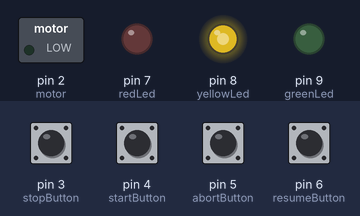
Bench run of a sketch on a simulated Arduino Uno, built with avr-gcc and run on an emulated ATmega328P. Shown: switched loads named in the sketch (green lamp = pin HIGH), output pins drawn as LEDs (lit = HIGH). Dashed ring = blinking. The inputs (shaded band) are chosen by the test bench; at power-on: pin 3 (stopButton), pin 4 (startButton), pin 5 (abortButton), pin 6 (resumeButton) LOW.

Above: at 1.2 s.
1.3 s: pin 4 (startButton) pulled HIGH for 0.15 s
At 1.6 s:
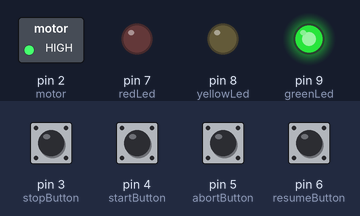
2.9 s: pin 3 (stopButton) pulled HIGH for 0.15 s
At 3.4 s:
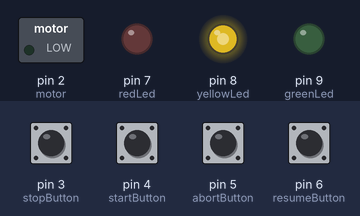
4.5 s: pin 5 (abortButton) pulled HIGH for 0.15 s
At 5.3 s:
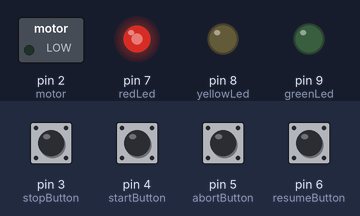
6.1 s: pin 6 (resumeButton) pulled HIGH for 0.15 s
At 6.9 s:
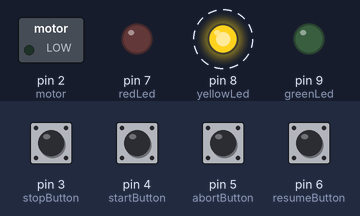
9.1 s: pin 4 (startButton) pulled HIGH for 1 s
At 10.5 s:
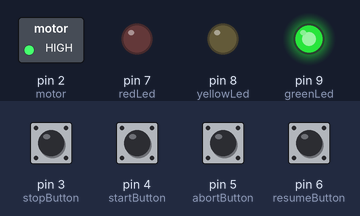
11.6 s: pin 3 (stopButton) pulled HIGH for 1 s
At 12.4 s:
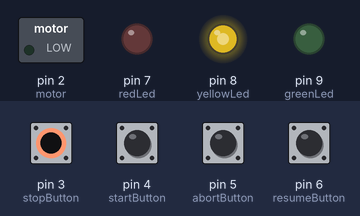
Timing chart, 0 to 14.6 s (numbered marks = the images above; inputs shaded):
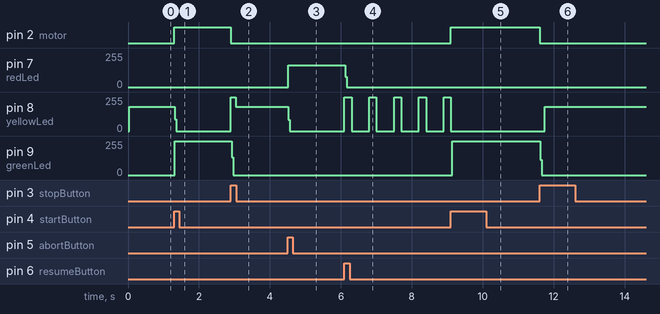

The sketch:

event.ino
```cpp
// обозначаем все пины, где подключены элементы именами
#define motor 2
#define stopButton 3
#define startButton 4
#define abortButton 5
#define resumeButton 6
#define redLed 7
#define yellowLed 8
#define greenLed 9

//таймер работы в миллисекундах (изначально 30с или 30000мс)
int workTimerMS = 30000;
// таймер моргания светодиода (в мс)
short blinkTime = 300;
// состояние, где 0 - ожидание, 1 - работа, 2 - остановка, 3 - авария
char state = 0;

void lightLED(char led) { //функция для управления светодиодной системой
	//сначала сброс всех светодиодов
	digitalWrite(redLed, 0);
	digitalWrite(yellowLed, 0);
	digitalWrite(greenLed, 0);
	//включение нужного, 1 - красный, 2 - желтый, 3 - зеленый
	if(led == 1) {
		digitalWrite(redLed, 1);
	} else if(led == 2) {
		digitalWrite(yellowLed, 1);
	} else if(led == 3) {
		digitalWrite(greenLed, 1);
	}
}

void setup()
{
	// выставляем режимы пинов
	pinMode(motor, OUTPUT);
	pinMode(stopButton, INPUT);
	pinMode(startButton, INPUT);
	pinMode(abortButton, INPUT);
	pinMode(resumeButton, INPUT);
	pinMode(redLed, OUTPUT);
	pinMode(yellowLed, OUTPUT);
	pinMode(greenLed, OUTPUT);
  	Serial.begin(9600);
}

void loop()
{
	if(digitalRead(abortButton) == 1) { // если нажата кнопка "авария"
		state = 3; // независимо от состояния меняем его на "авария"
	}

	if(state == 0) { //если состояние ожидания
		if(workTimerMS == 0) { //если таймер работы закончился, то сбрасываем
			workTimerMS = 30000;
		}
		lightLED(2); // зажигаем желтый светодиод, "ждем"
		if(digitalRead(startButton) == 1) { // если кнопка "старт" нажата
			state = 1; // меняем состояние на "работа"
		}
	}

	if(state == 1) { // если состояние работа
		digitalWrite(motor, 1); // стартуем мотор
		lightLED(3);
		if(workTimerMS > 0) { // если в таймере отсчета есть время
			if(digitalRead(stopButton) == 1) { // если нажата кнопка стоп
				digitalWrite(motor,0); // выключаем мотор
				state = 2; // возвращаем состояние в "паузу"
			}
			workTimerMS -= 1; // отсчитываем 1
			delay(1); // ждем одну миллисекунду
        } else if(workTimerMS <= 0) {// если время работы закончилось
			digitalWrite(motor,0); // выключаем мотор
			state = 0; // возвращаем состояние в "ожидание"
		}
	}

	if(state == 2) { // если пауза
		lightLED(-1); // выключить все светодиоды
		// моргать светодиодом (300мс вкл 300мс выкл)
		if(blinkTime > 0) {
			digitalWrite(yellowLed, 1);
		} else if(blinkTime < 0) {
			digitalWrite(yellowLed, 0);
		}
		if(blinkTime < -300) {
			blinkTime = 300;
		}
		blinkTime -= 100;
		delay(100);
		if(digitalRead(stopButton) == 1) { // если кнопка стоп нажата
			state = 0; // состояние "ожидание"
			workTimerMS = 30000; // таймер работы сброшен
		}
		if(digitalRead(startButton) == 1) { // если кнопка старт нажата
			state = 1; // возвращаем на работу (состояние "работа")
		}
	}

	if(state == 3) { // если у нас авария
		digitalWrite(motor, 0); //останавливаем мотор
		lightLED(1); // включаем красный светодиод
		if(digitalRead(resumeButton) == 1) {
			state = 2;
		}
	}
}

// made by RodionGromo
```

Measured:
- after the input at 1.3 s, pin 2 (motor): LOW → HIGH at once; pin 8 (yellowLed): 181/255 → 0/255 at once; pin 9 (greenLed): 0/255 → 254/255 at once
- after the input at 2.9 s, pin 2 (motor): HIGH → LOW at once; pin 8 (yellowLed): 0/255 → 255/255 at once, → 181/255 0.14 s later; pin 9 (greenLed): 254/255 → 0/255 at once
- after the input at 4.5 s, pin 7 (redLed): 0/255 → 165/255 at once; pin 8 (yellowLed): 181/255 → 0/255 at once
- after the input at 6.1 s, pin 7 (redLed): 165/255 → 0/255 at once; pin 8 (yellowLed): alternates 255/255 for 0.20 s and 0/255 for 0.50 s, starting at once
- after the input at 9.1 s, pin 2 (motor): LOW → HIGH at once; pin 8 (yellowLed): goes on until 9.1 s, then stays 0/255; pin 9 (greenLed): 0/255 → 254/255 at once
- after the input at 11.6 s, pin 2 (motor): HIGH → LOW at once; pin 8 (yellowLed): 0/255 → 181/255 after 0.14 s; pin 9 (greenLed): 254/255 → 0/255 at once
